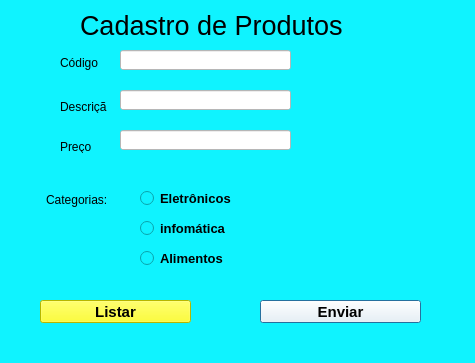
<?xml version="1.0" encoding="UTF-8"?>
<ui version="4.0">
 <class>Dialog</class>
 <widget class="QDialog" name="Dialog">
  <property name="geometry">
   <rect>
    <x>0</x>
    <y>0</y>
    <width>475</width>
    <height>363</height>
   </rect>
  </property>
  <property name="windowTitle">
   <string>Dialog</string>
  </property>
  <property name="styleSheet">
   <string notr="true">
background-color: rgb(15, 243, 255);</string>
  </property>
  <widget class="QLabel" name="label">
   <property name="geometry">
    <rect>
     <x>80</x>
     <y>10</y>
     <width>281</width>
     <height>31</height>
    </rect>
   </property>
   <property name="font">
    <font>
     <pointsize>20</pointsize>
    </font>
   </property>
   <property name="text">
    <string>Cadastro de Produtos </string>
   </property>
  </widget>
  <widget class="QLabel" name="label_2">
   <property name="geometry">
    <rect>
     <x>60</x>
     <y>53</y>
     <width>47</width>
     <height>20</height>
    </rect>
   </property>
   <property name="text">
    <string>Código</string>
   </property>
  </widget>
  <widget class="QLabel" name="label_3">
   <property name="geometry">
    <rect>
     <x>60</x>
     <y>100</y>
     <width>47</width>
     <height>13</height>
    </rect>
   </property>
   <property name="text">
    <string>Descrição</string>
   </property>
  </widget>
  <widget class="QLabel" name="label_4">
   <property name="geometry">
    <rect>
     <x>60</x>
     <y>140</y>
     <width>47</width>
     <height>13</height>
    </rect>
   </property>
   <property name="text">
    <string>Preço</string>
   </property>
  </widget>
  <widget class="QLineEdit" name="lineEdit">
   <property name="geometry">
    <rect>
     <x>120</x>
     <y>50</y>
     <width>171</width>
     <height>20</height>
    </rect>
   </property>
   <property name="styleSheet">
    <string notr="true">background-color: rgb(255, 255, 255);</string>
   </property>
  </widget>
  <widget class="QLineEdit" name="lineEdit_2">
   <property name="geometry">
    <rect>
     <x>120</x>
     <y>90</y>
     <width>171</width>
     <height>20</height>
    </rect>
   </property>
   <property name="styleSheet">
    <string notr="true">background-color: rgb(255, 255, 255);</string>
   </property>
  </widget>
  <widget class="QLineEdit" name="lineEdit_3">
   <property name="geometry">
    <rect>
     <x>120</x>
     <y>130</y>
     <width>171</width>
     <height>20</height>
    </rect>
   </property>
   <property name="styleSheet">
    <string notr="true">background-color: rgb(255, 255, 255);</string>
   </property>
  </widget>
  <widget class="QRadioButton" name="radioButton">
   <property name="geometry">
    <rect>
     <x>140</x>
     <y>190</y>
     <width>101</width>
     <height>17</height>
    </rect>
   </property>
   <property name="font">
    <font>
     <pointsize>10</pointsize>
     <weight>75</weight>
     <bold>true</bold>
    </font>
   </property>
   <property name="text">
    <string>Eletrônicos</string>
   </property>
  </widget>
  <widget class="QRadioButton" name="radioButton_2">
   <property name="geometry">
    <rect>
     <x>140</x>
     <y>220</y>
     <width>91</width>
     <height>17</height>
    </rect>
   </property>
   <property name="font">
    <font>
     <pointsize>10</pointsize>
     <weight>75</weight>
     <bold>true</bold>
    </font>
   </property>
   <property name="text">
    <string>infomática</string>
   </property>
  </widget>
  <widget class="QRadioButton" name="radioButton_3">
   <property name="geometry">
    <rect>
     <x>140</x>
     <y>250</y>
     <width>91</width>
     <height>17</height>
    </rect>
   </property>
   <property name="font">
    <font>
     <pointsize>10</pointsize>
     <weight>75</weight>
     <bold>true</bold>
    </font>
   </property>
   <property name="text">
    <string>Alimentos</string>
   </property>
  </widget>
  <widget class="QLabel" name="label_5">
   <property name="geometry">
    <rect>
     <x>46</x>
     <y>190</y>
     <width>61</width>
     <height>20</height>
    </rect>
   </property>
   <property name="text">
    <string>Categorias: </string>
   </property>
  </widget>
  <widget class="QPushButton" name="pushButton">
   <property name="geometry">
    <rect>
     <x>260</x>
     <y>300</y>
     <width>161</width>
     <height>23</height>
    </rect>
   </property>
   <property name="font">
    <font>
     <pointsize>11</pointsize>
     <weight>75</weight>
     <bold>true</bold>
    </font>
   </property>
   <property name="styleSheet">
    <string notr="true">background-color: rgb(255, 255, 255);</string>
   </property>
   <property name="text">
    <string>Enviar</string>
   </property>
  </widget>
  <widget class="QPushButton" name="pushButton_2">
   <property name="geometry">
    <rect>
     <x>40</x>
     <y>300</y>
     <width>151</width>
     <height>23</height>
    </rect>
   </property>
   <property name="font">
    <font>
     <pointsize>11</pointsize>
     <weight>75</weight>
     <bold>true</bold>
    </font>
   </property>
   <property name="styleSheet">
    <string notr="true">
background-color: rgb(255, 255, 0);</string>
   </property>
   <property name="text">
    <string>Listar</string>
   </property>
  </widget>
 </widget>
 <resources/>
 <connections/>
</ui>
